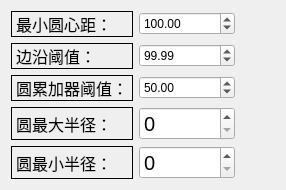
                 <widget class="QWidget" name="houghPara">
                  <layout class="QHBoxLayout" name="horizontalLayout_55" stretch="1,3">
                   <item>
                    <layout class="QGridLayout" name="gridLayout_16" columnstretch="1,1,1,1" columnminimumwidth="1,1,1,1">
                     <item row="0" column="0" colspan="2">
                      <widget class="QLabel" name="label_91">
                       <property name="font">
                        <font>
                         <family>楷体</family>
                         <pointsize>12</pointsize>
                         <underline>false</underline>
                        </font>
                       </property>
                       <property name="frameShape">
                        <enum>QFrame::Box</enum>
                       </property>
                       <property name="text">
                        <string>最小圆心距：</string>
                       </property>
                      </widget>
                     </item>
                     <item row="0" column="2" colspan="2">
                      <widget class="QDoubleSpinBox" name="hough_minDist">
                       <property name="font">
                        <font>
                         <underline>false</underline>
                        </font>
                       </property>
                       <property name="maximum">
                        <double>100000.990000000005239</double>
                       </property>
                       <property name="value">
                        <double>100.000000000000000</double>
                       </property>
                      </widget>
                     </item>
                     <item row="3" column="0" colspan="2">
                      <widget class="QLabel" name="label_92">
                       <property name="font">
                        <font>
                         <family>楷体</family>
                         <pointsize>12</pointsize>
                         <underline>false</underline>
                        </font>
                       </property>
                       <property name="frameShape">
                        <enum>QFrame::Box</enum>
                       </property>
                       <property name="text">
                        <string>圆最大半径：</string>
                       </property>
                      </widget>
                     </item>
                     <item row="4" column="0" colspan="2">
                      <widget class="QLabel" name="label_93">
                       <property name="font">
                        <font>
                         <family>楷体</family>
                         <pointsize>12</pointsize>
                         <underline>false</underline>
                        </font>
                       </property>
                       <property name="frameShape">
                        <enum>QFrame::Box</enum>
                       </property>
                       <property name="text">
                        <string>圆最小半径：</string>
                       </property>
                      </widget>
                     </item>
                     <item row="4" column="2" colspan="2">
                      <widget class="QSpinBox" name="hough_minRadius">
                       <property name="font">
                        <font>
                         <pointsize>15</pointsize>
                         <underline>false</underline>
                        </font>
                       </property>
                       <property name="minimum">
                        <number>0</number>
                       </property>
                       <property name="maximum">
                        <number>100000</number>
                       </property>
                       <property name="value">
                        <number>0</number>
                       </property>
                      </widget>
                     </item>
                     <item row="2" column="0" colspan="2">
                      <widget class="QLabel" name="label_94">
                       <property name="font">
                        <font>
                         <family>楷体</family>
                         <pointsize>12</pointsize>
                         <underline>false</underline>
                        </font>
                       </property>
                       <property name="frameShape">
                        <enum>QFrame::Box</enum>
                       </property>
                       <property name="text">
                        <string>圆累加器阈值：</string>
                       </property>
                      </widget>
                     </item>
                     <item row="1" column="2" colspan="2">
                      <widget class="QDoubleSpinBox" name="hough_cannyThreshold">
                       <property name="font">
                        <font>
                         <underline>false</underline>
                        </font>
                       </property>
                       <property name="minimum">
                        <double>0.000000000000000</double>
                       </property>
                       <property name="maximum">
                        <double>255.000000000000000</double>
                       </property>
                       <property name="value">
                        <double>99.989999999999995</double>
                       </property>
                      </widget>
                     </item>
                     <item row="1" column="0" colspan="2">
                      <widget class="QLabel" name="label_95">
                       <property name="font">
                        <font>
                         <family>楷体</family>
                         <pointsize>12</pointsize>
                         <underline>false</underline>
                        </font>
                       </property>
                       <property name="frameShape">
                        <enum>QFrame::Box</enum>
                       </property>
                       <property name="text">
                        <string>边沿阈值：</string>
                       </property>
                      </widget>
                     </item>
                     <item row="2" column="2" colspan="2">
                      <widget class="QDoubleSpinBox" name="hough_countThreshold">
                       <property name="font">
                        <font>
                         <underline>false</underline>
                        </font>
                       </property>
                       <property name="maximum">
                        <double>10000.000000000000000</double>
                       </property>
                       <property name="value">
                        <double>50.000000000000000</double>
                       </property>
                      </widget>
                     </item>
                     <item row="3" column="2" colspan="2">
                      <widget class="QSpinBox" name="hough_maxRadius">
                       <property name="font">
                        <font>
                         <pointsize>15</pointsize>
                         <underline>false</underline>
                        </font>
                       </property>
                       <property name="minimum">
                        <number>0</number>
                       </property>
                       <property name="maximum">
                        <number>100000</number>
                       </property>
                       <property name="value">
                        <number>0</number>
                       </property>
                      </widget>
                     </item>
                    </layout>
                   </item>
                   <item>
                    <spacer name="horizontalSpacer_6">
                     <property name="orientation">
                      <enum>Qt::Horizontal</enum>
                     </property>
                     <property name="sizeHint" stdset="0">
                      <size>
                       <width>40</width>
                       <height>20</height>
                      </size>
                     </property>
                    </spacer>
                   </item>
                  </layout>
                 </widget>
